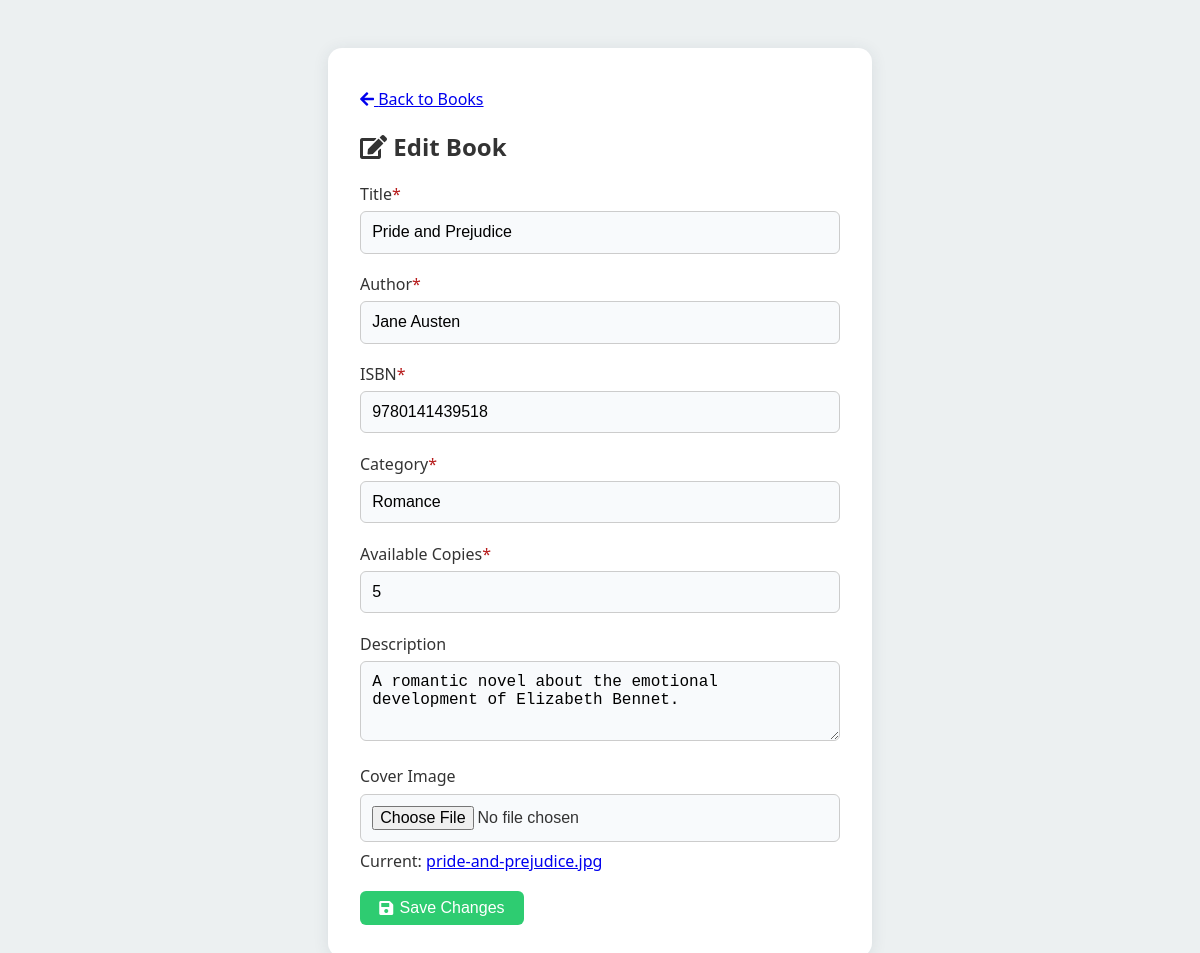
Page /edit-book.php?id=4 (signed in) on the earlier database version.
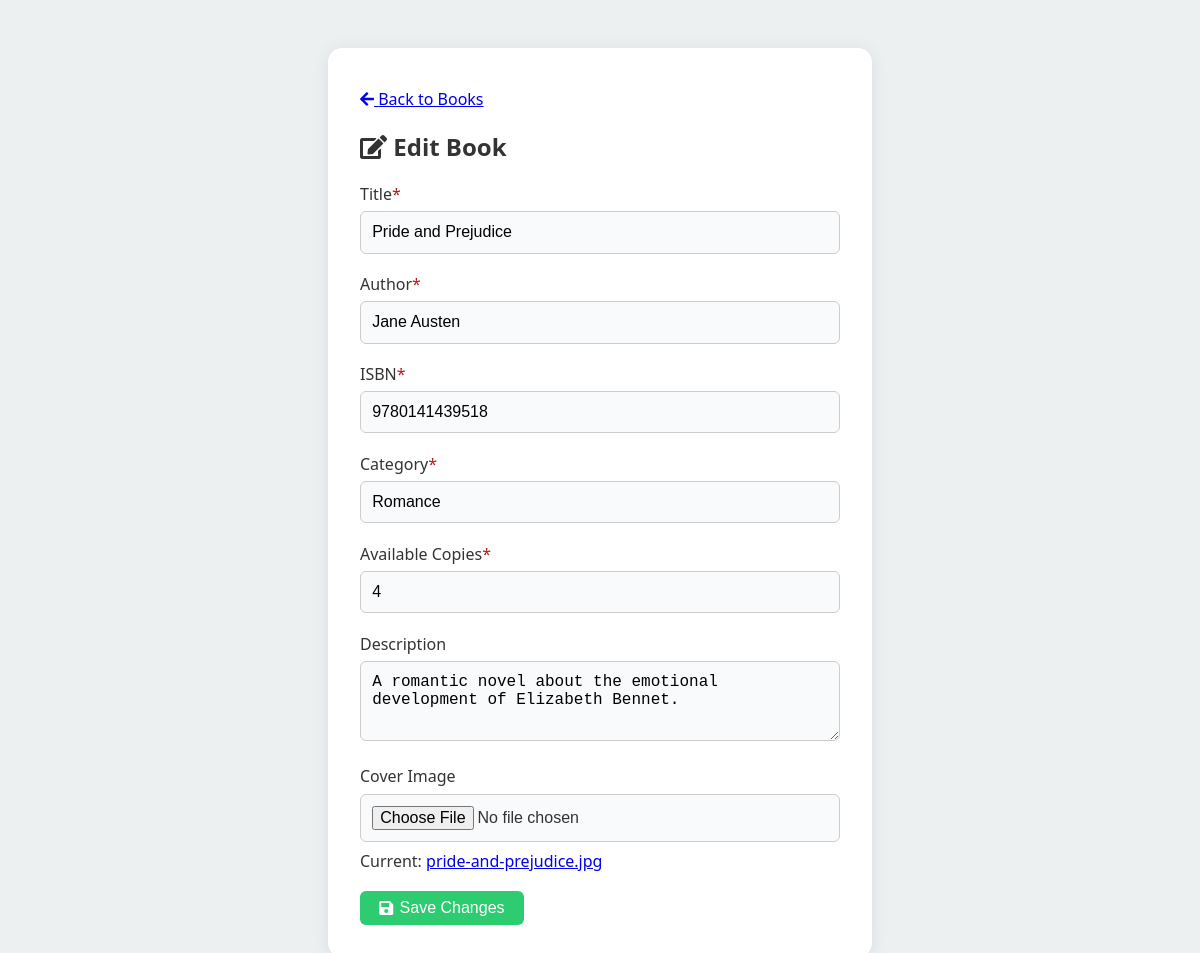
Same page on the later database version.
### tables this page shows
CREATE TABLE `books` (
  `book_id` int(11) NOT NULL,
  `title` varchar(150) NOT NULL,
  `author` varchar(100) DEFAULT NULL,
  `category` varchar(50) DEFAULT NULL,
  `isbn` varchar(20) DEFAULT NULL,
  `total_copies` int(11) DEFAULT 1,
  `book_fine` int(11) NOT NULL,
  `available_copies` int(11) DEFAULT 1,
  `published_year` year(4) DEFAULT NULL,
  `cover_image` varchar(255) DEFAULT NULL,
  `is_ebook` tinyint(1) DEFAULT 0,
  `ebook_file` varchar(255) DEFAULT NULL,
  `description` text DEFAULT NULL,
  `published_date` date DEFAULT NULL
);

### edit-book.php (the view, shortened to what this page needs)
<?php
require_once 'config.php';
$book_id = isset($_GET['id']) ? (int)$_GET['id'] : 0;
$book = null;
if ($book_id <= 0) {
    $error = "Invalid book selected.";
} else {
    $stmt = $conn->prepare("SELECT * FROM books WHERE book_id = ?");
    if (!$stmt) {
        $error = "Database error: " . $conn->error;
    } else {
        $stmt->bind_param("i", $book_id);
        $stmt->execute();
        $result = $stmt->get_result();
        if ($result) {
            $book = $result->fetch_assoc();
        } else {
            $error = "Failed to fetch book: " . $stmt->error;
        }
    }
}
?>
<!DOCTYPE html>
<html lang="en">
<head>
    <link rel="stylesheet" href="admin.css">
    <link rel="stylesheet" href="https://cdnjs.cloudflare.com/ajax/libs/font-awesome/5.15.4/css/all.min.css">
</head>
<body>
    <div class="edit-book-container">
        <a href="manage-books.php" class="back-link"><i class="fas fa-arrow-left"></i> Back to Books</a>
        <h2><i class="fas fa-edit"></i> Edit Book</h2>
        <?php if ($book): ?>
        <form method="POST" autocomplete="off" enctype="multipart/form-data">
            <div class="form-group">
                <label for="title">Title<span style="color:#b71c1c;">*</span></label>
                <input type="text" id="title" name="title" required value="<?= htmlspecialchars($book['title']) ?>">
            </div>
            <div class="form-group">
                <label for="author">Author<span style="color:#b71c1c;">*</span></label>
                <input type="text" id="author" name="author" required value="<?= htmlspecialchars($book['author']) ?>">
            </div>
            <div class="form-group">
                <label for="isbn">ISBN<span style="color:#b71c1c;">*</span></label>
                <input type="text" id="isbn" name="isbn" required value="<?= htmlspecialchars($book['isbn']) ?>">
            </div>
            <div class="form-group">
                <label for="category">Category<span style="color:#b71c1c;">*</span></label>
                <input type="text" id="category" name="category" required value="<?= htmlspecialchars($book['category']) ?>">
            </div>
            <div class="form-group">
                <label for="available_copies">Available Copies<span style="color:#b71c1c;">*</span></label>
                <input type="number" id="available_copies" name="available_copies" min="0" required value="<?= htmlspecialchars($book['available_copies']) ?>">
            </div>
            <div class="form-group">
                <label for="description">Description</label>
                <textarea id="description" name="description"><?= htmlspecialchars($book['description']) ?></textarea>
            </div>
            <div class="form-group">
                <label for="cover_image">Cover Image</label>
                <input type="file" id="cover_image" name="cover_image">
                <?php if (!empty($book['cover_image'])): ?>
                    <p style="margin-top: 8px;">Current: <a href="uploads/covers/<?= htmlspecialchars($book['cover_image']) ?>" target="_blank"><?= htmlspecialchars($book['cover_image']) ?></a></p>
                <?php endif; ?>
            </div>
            <button type="submit" class="button add"><i class="fas fa-save"></i> Save Changes</button>
        </form>
        <?php endif; ?>
    </div>
</body>
</html>

Differences in the rows shown:
changed books "pride-and-prejudice.jpg": available_copies "5" → "4"
